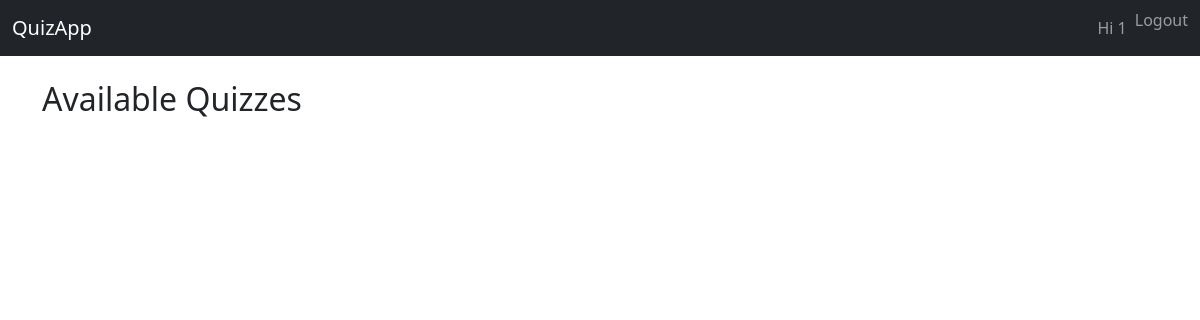
Before: / (signed in) with the older database file.
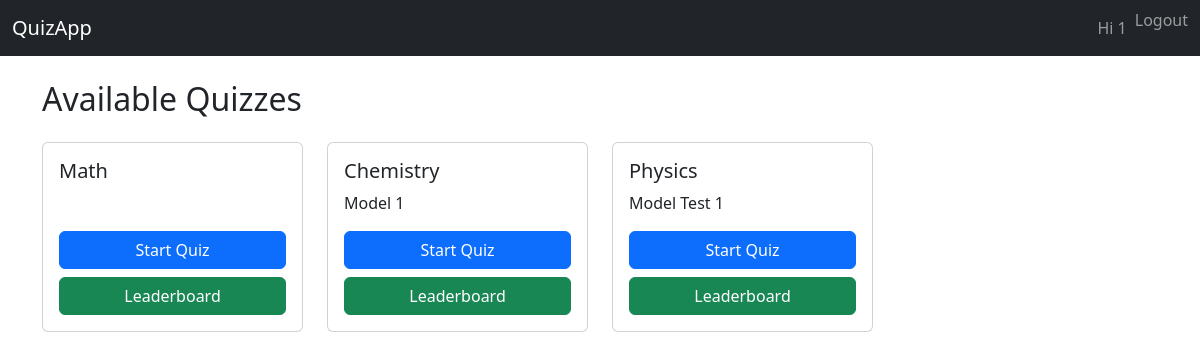
After: the same page with the newer database file.
### quiz/models.py (models this page shows, shortened)
class Quiz(models.Model):
    STATUS_CHOICES = [('draft', 'Draft'), ('published', 'Published')]
    title = models.CharField(max_length=200)
    description = models.TextField(blank=True)
    duration = models.PositiveIntegerField(help_text='Duration in minutes')
    total_marks = models.PositiveIntegerField(default=0)
    status = models.CharField(max_length=10, choices=STATUS_CHOICES, default='draft')
    publish_date = models.DateTimeField(null=True, blank=True)
    created_at = models.DateTimeField(auto_now_add=True)
    updated_at = models.DateTimeField(auto_now=True)
    def check_auto_publish(self):
        if self.status == 'draft' and self.publish_date and self.publish_date <= timezone.now():
            self.status = 'published'
            self.save(update_fields=['status'])

### quiz/views.py (the view)
# urls.py: path('', views.quiz_list, name='quiz_list'),
@login_required
def quiz_list(request):
    quizzes = Quiz.objects.all()
    for quiz in quizzes:
        quiz.check_auto_publish()
    quizzes = quizzes.filter(status='published').order_by('-publish_date')
    return render(request, 'quiz/quiz_list.html', {'quizzes': quizzes})

### quiz/templates/quiz/quiz_list.html
{% extends 'base.html' %}
{% block content %}
<h2 class="mb-4">Available Quizzes</h2>
<div class="row">
  {% for quiz in quizzes %}
  <div class="col-12 col-sm-6 col-md-4 col-lg-3 mb-3">
    <div class="card h-100">
      <div class="card-body d-flex flex-column">
        <h5 class="card-title">{{ quiz.title }}</h5>
        <p class="card-text">{{ quiz.description }}</p>
        <div class="mt-auto">
          <a href="{% url 'quiz:start_quiz' quiz.id %}" class="btn btn-primary w-100 mb-2">Start Quiz</a>
          <a href="{% url 'quiz:leaderboard' quiz.id %}" class="btn btn-success w-100">Leaderboard</a>
        </div>
      </div>
    </div>
  </div>
  {% endfor %}
</div>
{% endblock %}

Changed rows visible on the page:
added Quiz: title "Math"
added Quiz: title "Chemistry", description "Model 1"
now on this page (row edited): Quiz: title "Physics", description "Model Test 1"
